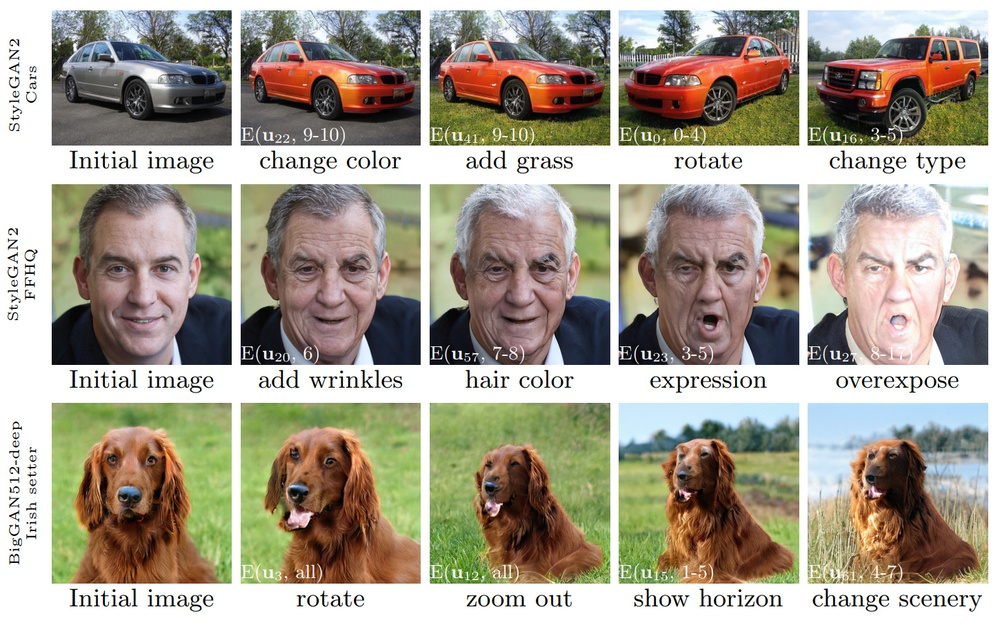
#> input picture ganspace/teaser.jpg, 1000 x 625 px, shrunk from 1450 x 906 before the run
$ python calculate_ssim.py ../ganspace ../ganspace
#> lines starting #> are read from the running program, lines starting #| are printed output that depends on the picture
import argparse
import os
import random
import cv2
import numpy as np
from skimage.metrics import structural_similarity as ssim

def calculate_ssim_for_folder(generated_folder, real_folder, num_iterations=10):
    # 保存每次迭代的平均SSIM值
#> called with generated_folder = '../ganspace', real_folder = '../ganspace', num_iterations = 10
    ssim_values_all = []

    # 获取文件夹中的图像文件名列表，并确保排序一致
    generated_images = sorted(os.listdir(generated_folder))
    real_images = sorted(os.listdir(real_folder))

    for i in range(num_iterations):
        # 设置随机种子
        random.seed(i)

        # 从生成图像中随机抽取与真实图像数量一致的图像
        sampled_generated_images = random.sample(generated_images, len(real_images))

        # 保存当前迭代的SSIM值
        ssim_values_iteration = []

        for gen_img_name, real_img_name in zip(sampled_generated_images, real_images):
            # 获取图像的完整路径
            gen_img_path = os.path.join(generated_folder, gen_img_name)
            real_img_path = os.path.join(real_folder, real_img_name)

            # 读取图像
            gen_img = cv2.imread(gen_img_path, cv2.IMREAD_GRAYSCALE)
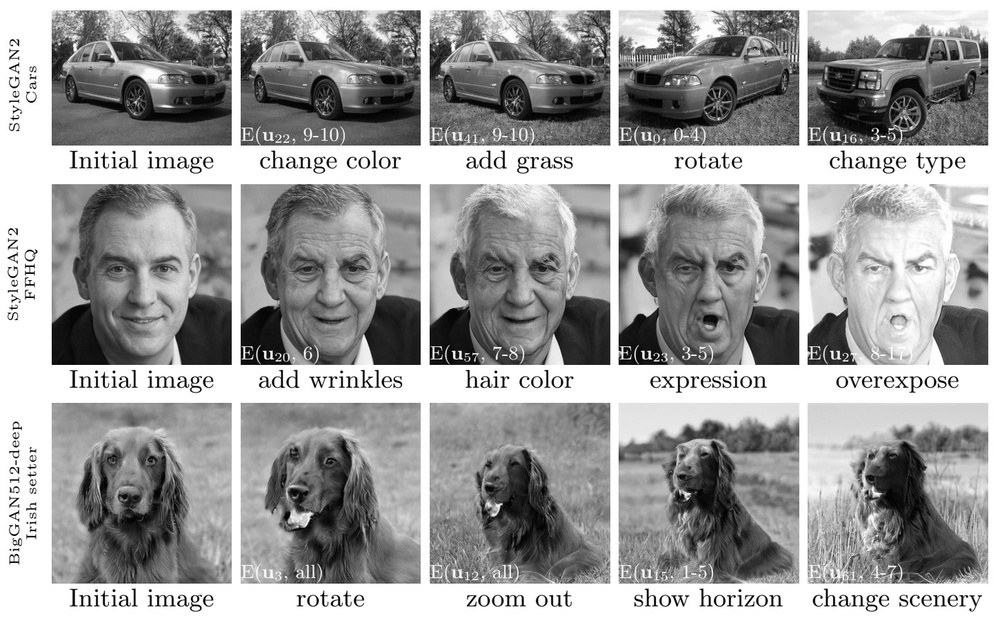
#> gen_img: shape (625, 1000); min 0, max 255, mean 158.3
            real_img = cv2.imread(real_img_path, cv2.IMREAD_GRAYSCALE)

            # 确保图像读取成功
            if gen_img is None or real_img is None:
                print(f"无法读取图像: {gen_img_path} 或 {real_img_path}")
                continue

            # 计算SSIM值
            ssim_value = ssim(gen_img, real_img,
                              win_size=11,               # 设置窗口大小
                              gaussian_weights=True,     # 启用高斯权重
                              sigma=1.5,                 # 设置高斯标准差
                              data_range=255)            # 数据范围
#> ssim_value = 1
            ssim_values_iteration.append(ssim_value)

        # 计算当前迭代的平均SSIM值
        average_ssim_iteration = np.mean(ssim_values_iteration) if ssim_values_iteration else None
#> average_ssim_iteration = 1
        if average_ssim_iteration is not None:
            ssim_values_all.append(average_ssim_iteration)
            print(f"随机种子 {i} 的平均SSIM值: {average_ssim_iteration}")
#| 随机种子 0 的平均SSIM值: 1.0

    # 计算所有迭代的平均SSIM值
    overall_average_ssim = np.mean(ssim_values_all) if ssim_values_all else None
    return overall_average_ssim

def main():
    # 创建解析器
    parser = argparse.ArgumentParser(description="Calculate SSIM between generated and real images")
    parser.add_argument("generated_folder", type=str, help="Path to the generated images folder")
    parser.add_argument("real_folder", type=str, help="Path to the real images folder")
    parser.add_argument("--num_iterations", type=int, default=10, help="Number of iterations to calculate SSIM")

    # 解析命令行参数
    args = parser.parse_args()

    # 调用计算SSIM的函数
    overall_average_ssim = calculate_ssim_for_folder(args.generated_folder, args.real_folder, args.num_iterations)

    if overall_average_ssim is not None:
        print("所有迭代的平均SSIM值:", overall_average_ssim)
    else:
        print("未能计算所有迭代的平均SSIM值")

if __name__ == "__main__":
    main()
